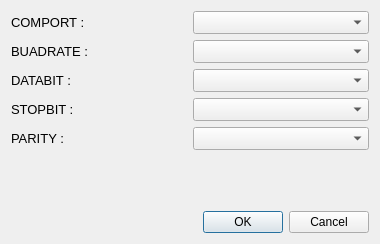
<?xml version="1.0" encoding="UTF-8"?>
<ui version="4.0">
 <class>Device01_Dialog</class>
 <widget class="QDialog" name="Device01_Dialog">
  <property name="geometry">
   <rect>
    <x>0</x>
    <y>0</y>
    <width>380</width>
    <height>244</height>
   </rect>
  </property>
  <property name="windowTitle">
   <string>Device 1 SerialPort</string>
  </property>
  <layout class="QVBoxLayout" name="verticalLayout_2">
   <item>
    <layout class="QVBoxLayout" name="verticalLayout">
     <item>
      <layout class="QHBoxLayout" name="horizontalLayout">
       <item>
        <widget class="QLabel" name="label">
         <property name="font">
          <font>
           <pointsize>10</pointsize>
          </font>
         </property>
         <property name="text">
          <string>COMPORT :</string>
         </property>
        </widget>
       </item>
       <item>
        <widget class="QComboBox" name="ComPort_Combobox">
         <property name="font">
          <font>
           <pointsize>10</pointsize>
          </font>
         </property>
        </widget>
       </item>
      </layout>
     </item>
     <item>
      <layout class="QHBoxLayout" name="horizontalLayout_2">
       <item>
        <widget class="QLabel" name="label_2">
         <property name="font">
          <font>
           <pointsize>10</pointsize>
          </font>
         </property>
         <property name="text">
          <string>BUADRATE :</string>
         </property>
        </widget>
       </item>
       <item>
        <widget class="QComboBox" name="BuadRate_ComboBox">
         <property name="font">
          <font>
           <pointsize>10</pointsize>
          </font>
         </property>
        </widget>
       </item>
      </layout>
     </item>
     <item>
      <layout class="QHBoxLayout" name="horizontalLayout_3">
       <item>
        <widget class="QLabel" name="label_3">
         <property name="font">
          <font>
           <pointsize>10</pointsize>
          </font>
         </property>
         <property name="text">
          <string>DATABIT :</string>
         </property>
        </widget>
       </item>
       <item>
        <widget class="QComboBox" name="DataBits_ComboBox">
         <property name="font">
          <font>
           <pointsize>10</pointsize>
          </font>
         </property>
        </widget>
       </item>
      </layout>
     </item>
     <item>
      <layout class="QHBoxLayout" name="horizontalLayout_4">
       <item>
        <widget class="QLabel" name="label_4">
         <property name="font">
          <font>
           <pointsize>10</pointsize>
          </font>
         </property>
         <property name="text">
          <string>STOPBIT :</string>
         </property>
        </widget>
       </item>
       <item>
        <widget class="QComboBox" name="StopBit_ComboBox">
         <property name="font">
          <font>
           <pointsize>10</pointsize>
          </font>
         </property>
        </widget>
       </item>
      </layout>
     </item>
     <item>
      <layout class="QHBoxLayout" name="horizontalLayout_5">
       <item>
        <widget class="QLabel" name="label_5">
         <property name="font">
          <font>
           <pointsize>10</pointsize>
          </font>
         </property>
         <property name="text">
          <string>PARITY :</string>
         </property>
        </widget>
       </item>
       <item>
        <widget class="QComboBox" name="Parity_ComboBox">
         <property name="font">
          <font>
           <pointsize>10</pointsize>
          </font>
         </property>
        </widget>
       </item>
      </layout>
     </item>
    </layout>
   </item>
   <item>
    <spacer name="verticalSpacer">
     <property name="orientation">
      <enum>Qt::Vertical</enum>
     </property>
     <property name="sizeHint" stdset="0">
      <size>
       <width>20</width>
       <height>40</height>
      </size>
     </property>
    </spacer>
   </item>
   <item>
    <widget class="QDialogButtonBox" name="buttonBox">
     <property name="orientation">
      <enum>Qt::Horizontal</enum>
     </property>
     <property name="standardButtons">
      <set>QDialogButtonBox::Cancel|QDialogButtonBox::Ok</set>
     </property>
    </widget>
   </item>
  </layout>
 </widget>
 <resources/>
 <connections>
  <connection>
   <sender>buttonBox</sender>
   <signal>accepted()</signal>
   <receiver>Device01_Dialog</receiver>
   <slot>accept()</slot>
   <hints>
    <hint type="sourcelabel">
     <x>248</x>
     <y>254</y>
    </hint>
    <hint type="destinationlabel">
     <x>157</x>
     <y>274</y>
    </hint>
   </hints>
  </connection>
  <connection>
   <sender>buttonBox</sender>
   <signal>rejected()</signal>
   <receiver>Device01_Dialog</receiver>
   <slot>reject()</slot>
   <hints>
    <hint type="sourcelabel">
     <x>316</x>
     <y>260</y>
    </hint>
    <hint type="destinationlabel">
     <x>286</x>
     <y>274</y>
    </hint>
   </hints>
  </connection>
 </connections>
</ui>
